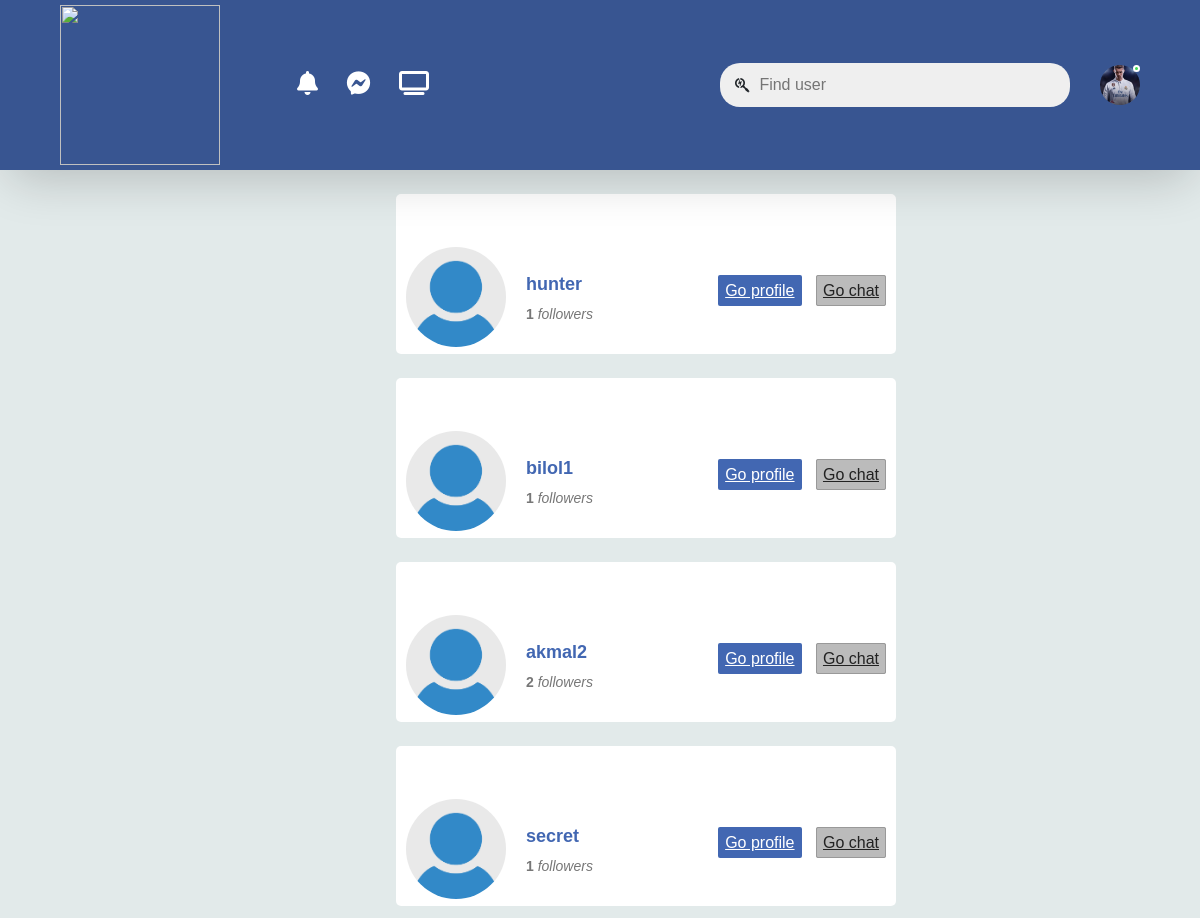
Page /user/friends/ (signed in) on the committed database.
### user/models.py (models this page shows)
class CustomUser(AbstractUser):
    image = models.ImageField(upload_to='user-media/', default='default-profile.jpg')
    def __str__(self):
        return f"{self.username}"

### facebook/models.py (models this page shows, shortened)
class Profile(models.Model):
    user = models.OneToOneField(CustomUser, on_delete=models.CASCADE)
    followed = models.ManyToManyField(CustomUser, related_name='following', blank=True, null=True)
    chats = models.ManyToManyField(CustomUser, related_name='chats', blank=True, null=True)

### facebook/views.py (the view)
# urls.py: path('user/friends/', FriendsListPageView.as_view(), name='user-friends'),
class FriendsListPageView(LoginRequiredMixin, View):
    def get(self, request):
        user = request.user
        friends = user.profile.followed.all()
        friends_2 = []
        profiles = Profile.objects.filter(followed=user)
        for i in profiles:
            if i.user in friends:
                continue
            else:
                friends_2.append(i.user)
        print(friends_2)
        print(friends)
        context = {
            'friends': friends,
            'friends_2': friends_2,
        }
        return render(request, 'user/friends.html', context)

### facebook/templates/user/friends.html (shortened to what this page needs)
{% extends 'base.html' %}
{% load static %}
{% block content %}
    {% for i in friends %}
    <div id="fb" style="margin-bottom: 1vw">
		<div style="position: relative;">
			<img src="{{ i.image.url }}" height="100" width="100">
			<p id="info"><b>{{ i.username }}</b> <br> <span><b>{{ i.profile.followed.all.count }}</b> <i>followers</i></p>
			<div id="button-block">
                <a href="{% url 'user-detail' i.id %}" id="confirm">Go profile</a>
				<a href="{% url 'user-chat' i.username %}" id="delete">Go chat</a>
			</div>
		</div>
	</div>
    {% endfor %}
    {% for i in friends_2 %}
    <div id="fb" style="margin-bottom: 1vw">
		<div style="position: relative;">
			<img src="{{ i.image.url }}" height="100" width="100">
			<p id="info"><b>{{ i.username }}</b> <br> <span><b>{{ i.profile.followed.all.count }}</b> <i>followers</i></p>
			<div id="button-block">
                <a href="{% url 'user-detail' i.id %}" id="confirm">Go profile</a>
				<a href="{% url 'user-chat' i.username %}" id="delete">Go chat</a>
			</div>
		</div>
	</div>
    {% endfor %}
{% endblock content %}

### facebook/templates/base.html (shortened to what this page needs)
{% load static %}
<!DOCTYPE html>
<html lang="en">
<head>
    <link href="{% static 'main.css' %}" rel="stylesheet" type="text/css">
    <link href="https://cdn.jsdelivr.net/npm/bootstrap@5.0.2/dist/css/bootstrap.min.css" rel="stylesheet">
    <link rel="stylesheet" href="https://cdnjs.cloudflare.com/ajax/libs/font-awesome/6.5.1/css/all.min.css" />
</head>
<body>
    <nav>
        <div class="nav-left">
          <img src="https://cdn.shopify.com/s/files/1/0702/0511/2635/files/logo.png" class="logo" />
          <ul>
            <a href="#"><i class="fa-solid fa-bell fa-xl"></i></a>
            <a href="{% url 'contact-list' %}"><i class="fa-brands fa-facebook-messenger fa-xl"></i></a>
            <a href="{% url 'home' %}"><i class="fa-solid fa-tv fa-xl"></i></a>
          </ul>
        </div>
        <div class="nav-right">
          <div class="search-box">
            <i class="fa-brands fa-searchengin"></i>
            <a href="{% url 'user-search' %}"><input type="text" placeholder="Find user" /></a>
          </div>
          <div class="nav-user-icon online" onclick="settingsmenutoggle()">
            <a href="{% url 'user-profile' %}"><img src="{{ request.user.image.url }}" /></a>
          </div>
        </div>
      </nav>
{% block content %}
{% endblock content %}
</body>
</html>

### static/main.css (style rules this page uses)
* { margin: 0; padding: 0; font-family: sans-serif; box-sizing: border-box; }
:root { --body-color:#efefef; --nav-color:#385591; --bg-color:#fff; }
body { background:var(--body-color); transition: background 0.3s; }
nav { display: flex; align-items: center; justify-content: space-between; background: var(--nav-color); padding: 5px 5%; position: sticky; top: 0; z-index: 100; }
.logo { width: 160px; margin-right: 45px; }
.nav-left, .nav-right { display: flex; align-items: center; }
.nav-user-icon img { width: 40px; height: 40px; border-radius: 50%; cursor: pointer; object-fit: cover; }
.nav-user-icon { margin-left: 30px; }
.search-box { background: #efefef; width: 350px; border-radius: 20px; display: flex; align-items: center; padding: 0 15px; }
.search-box input { width: 100%; background: transparent; padding: 10px; outline: none; border: 0; }
.online { position: relative; }
.online::after { content: ""; width: 7px; height: 7px; border: 2px solid #fff; border-radius: 50%; background: #41db51; position: absolute; top: 0; right: 0; }
.fa-xl { position: relative; margin-top: 2vw; margin-right: 2vw; color: white; cursor: pointer; }

### facebook/templates/base.html (style rules this page uses)
.fa-xl { position: relative; margin-top: 2vw; margin-right: 2vw; color: white; cursor: pointer; }
body { background-color: #e2eaea; }
nav { box-shadow: rgba(0, 0, 0, 0.2) 0px 18px 50px -10px; }

### facebook/templates/user/friends.html (style rules this page uses)
#fb { width:500px; border:none; background-color: white; border-radius:5px; height:160px; margin-left: 33vw; margin-top: 2vw; position: relative; padding-top: -2vw; }
#fb p { font-family:sans-serif; margin: 0 0 0 10px; line-height:30px; }
#fb img { position:absolute; left:10px; top:52.5px; border-radius: 60%; background-size: cover; object-fit: cover; }
#info { position:absolute; left:120px; top:75px; }
#info { color:#4267B2; line-height:25px; font-size:18px; }
#info span { color:#777; font-size:14px; }
#button-block { position:absolute; right:10px; top:85px; }
#confirm, #delete { background-color:#4267B2; color:white; padding:7px; border-radius:2px; margin-right:10px; font-family:sans-serif; }
#delete { color:#222; background-color:#bbb; border:1px solid #999; padding:6px; margin-right:0; }

### rows in the picture
CustomUser: user.image (picture)
CustomUser: image (placeholder picture), username "hunter", profile.followed.all.count "1"
CustomUser: image (placeholder picture), username "bilol1", profile.followed.all.count "1"
CustomUser: image (placeholder picture), username "akmal2", profile.followed.all.count "2"
CustomUser: image (placeholder picture), username "secret", profile.followed.all.count "1"
